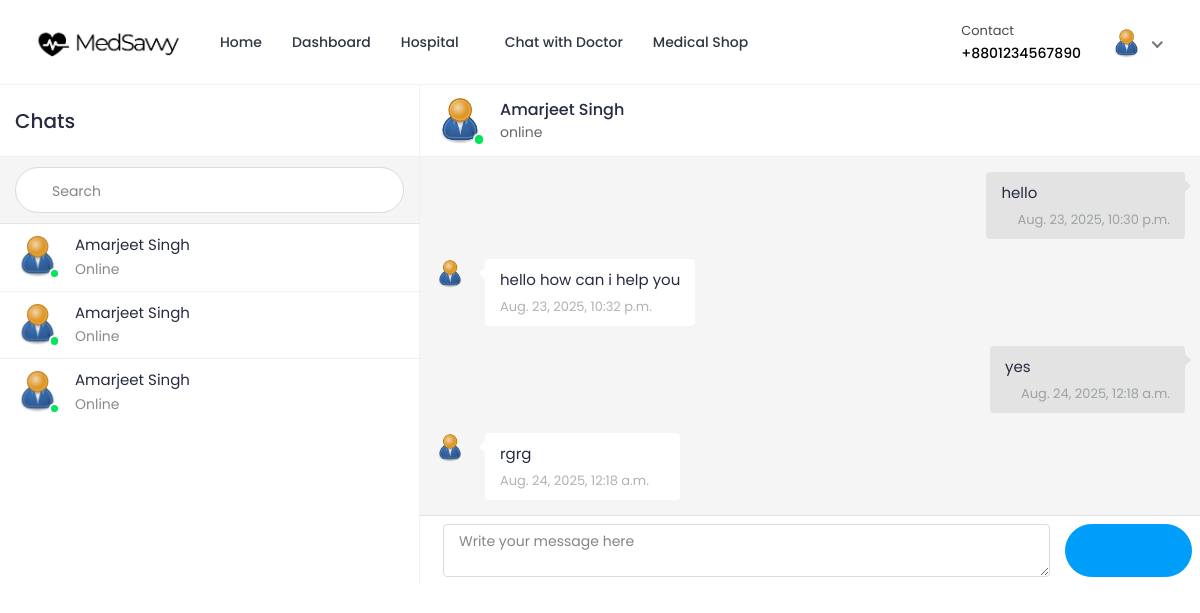
Screenshot of /chat/home/23/?u=24 (signed in) with the database file from the repository.
### hospital/models.py (models this page shows, shortened)
class Patient(models.Model):
    patient_id = models.AutoField(primary_key=True)
    user = models.OneToOneField(User, on_delete=models.CASCADE, null=True, blank=True, related_name='patient')
    name = models.CharField(max_length=200, null=True, blank=True)
    username = models.CharField(max_length=200, null=True, blank=True)
    age = models.IntegerField(null=True, blank=True)
    email = models.EmailField(max_length=200, null=True, blank=True)
    phone_number = models.IntegerField(null=True, blank=True)
    address = models.CharField(max_length=200, null=True, blank=True)
    featured_image = models.ImageField(upload_to='patients/', default='patients/user-default.png', null=True, blank=True)
    blood_group = models.CharField(max_length=200, null=True, blank=True)
    history = models.CharField(max_length=200, null=True, blank=True)
    dob = models.CharField(max_length=200, null=True, blank=True)
    nid = models.CharField(max_length=200, null=True, blank=True)
    serial_number = models.CharField(max_length=200, null=True, blank=True)
    login_status = models.CharField(max_length=200, null=True, blank=True, default="offline")

### doctor/models.py (models this page shows, shortened)
class Doctor_Information(models.Model):
    DOCTOR_TYPE = (
        ('Cardiologists', 'Cardiologists'),
        ('Neurologists', 'Neurologists'),
        ('Pediatricians', 'Pediatricians'),
        ('Physiatrists', 'Physiatrists'),
        ('Dermatologists', 'Dermatologists'),
    )
    doctor_id = models.AutoField(primary_key=True)
    user = models.OneToOneField(User, on_delete=models.CASCADE, null=True, blank=True, related_name='profile')
    name = models.CharField(max_length=200, null=True, blank=True)
    username = models.CharField(max_length=200, null=True, blank=True)
    gender = models.CharField(max_length=200, null=True, blank=True)
    description = models.TextField(max_length=1000, null=True, blank=True)
    department = models.CharField(max_length=200, choices=DOCTOR_TYPE, null=True, blank=True)
    department_name = models.ForeignKey(hospital_department, on_delete=models.SET_NULL, null=True, blank=True)
    specialization = models.ForeignKey(specialization, on_delete=models.SET_NULL, null=True, blank=True)
    featured_image = models.ImageField(upload_to='doctors/', default='doctors/user-default.png', null=True, blank=True)
    certificate_image = models.ImageField(upload_to='doctors_certificate/', default='doctors_certificate/default.png', null=True, blank=True)
    email = models.EmailField(max_length=200, null=True, blank=True)
    phone_number = models.CharField(max_length=200, null=True, blank=True)
    nid = models.CharField(max_length=200, null=True, blank=True)
    visiting_hour = models.CharField(max_length=200, null=True, blank=True)
    consultation_fee = models.IntegerField(null=True, blank=True)
    report_fee = models.IntegerField(null=True, blank=True)
    dob = models.CharField(max_length=200, null=True, blank=True)
    institute = models.CharField(max_length=200, null=True, blank=True)
    degree = models.CharField(max_length=200, null=True, blank=True)
    completion_year = models.CharField(max_length=200, null=True, blank=True)
    work_place = models.CharField(max_length=200, null=True, blank=True)
    designation = models.CharField(max_length=200, null=True, blank=True)
    start_year = models.CharField(max_length=200, null=True, blank=True)
    end_year = models.CharField(max_length=200, null=True, blank=True)
    register_status =  models.CharField(max_length=200, null=True, blank=True)
    hospital_name = models.ForeignKey(Hospital_Information, on_delete=models.SET_NULL, null=True, blank=True)

### ChatApp/models.py (models this page shows, shortened)
class chatMessages(models.Model):
    user_from = models.ForeignKey(User, on_delete=models.CASCADE, related_name="+")
    user_to = models.ForeignKey(User, on_delete=models.CASCADE, related_name="+")
    message = models.TextField()
    date_created = models.DateTimeField(default=timezone.now)

### ChatApp/views.py (the view, shortened to what this page needs)
# urls.py: path('', views.home, name='chat-home'),
@csrf_exempt
@login_required(login_url='login')
@cache_control(no_cache=True, must_revalidate=True, no_store=True)
def home(request,pk):
    if request.user.is_patient:
            User = get_user_model()
            users = User.objects.all()
            patients = Patient.objects.get(user_id=pk)
            appointments = Appointment.objects.filter(patient=patients).filter(appointment_status='confirmed')
            doctor= Doctor_Information.objects.filter(appointment__in=appointments)
            chats = {}
            if request.method == 'GET' and 'u' in request.GET:
                chats = chatMessages.objects.filter(Q(user_from=request.user.id, user_to=request.GET['u']) | Q(user_from=request.GET['u'], user_to=request.user.id))
                chats = chats.order_by('date_created')
                doc = Doctor_Information.objects.get(user_id=request.GET['u'])
                context = {
                "page":"home",
                "users":users,
                "chats":chats,
                "patient":patients,
                "doctor":doctor,
                "doc":doc,
                "app":appointments,
                "chat_id": int(request.GET['u'] if request.method == 'GET' and 'u' in request.GET else 0)
            }
            print(request.GET['u'] if request.method == 'GET' and 'u' in request.GET else 0)
            return render(request,"chat.html",context)

### templates/chat.html (shortened to what this page needs)
{% load static %}
{%load tz%}
<!DOCTYPE html>
<html lang="en">
<head>
		<link rel="stylesheet" href="{% static 'MedSavvy-System/css/Normal/bootstrap.min.css' %}">
		<link rel="stylesheet" href="{% static 'MedSavvy-System/plugins/Normal/fontawesome/css/fontawesome.min.css' %}">
		<link rel="stylesheet" href="{% static 'MedSavvy-System/plugins/Normal/fontawesome/css/all.min.css' %}">
		<link rel="stylesheet" href="{% static 'MedSavvy-System/css/Normal/style.css' %}">
		<link rel="stylesheet" href="{% static 'MedSavvy-System/plugins/Normal/fancybox/jquery.fancybox.min.css'%}">
	</head>
	<body class="chat-page">
		<div class="main-wrapper">
			<header class="header">{% include 'patient_navbar.html' %}</header>
			<div class="content">
				<div class="container-fluid">
					<div class="row">
						<div class="col-xl-12">
							<div class="chat-window">
								<div class="chat-cont-left">
									<div class="chat-header">
										<span>Chats</span>
									</div>
									<form class="chat-search" method="GET" action = "{% url 'chat-home' pk=user.id %}">
										<div class="input-group">
											<div class="input-group-prepend">
											</div>
											<input type="text" class="form-control" placeholder="Search" name="search">
										</div>
									</form>
									<div class="chat-users-list">
										<div class="chat-scroll">
										{% for d in doctor %}
										{% if not d.id == 1 and not d.id == user.id %}
											<a href="{% url 'chat-home' pk=user.id %}?u={{d.user.id}}" class="media">
												<div class="media-img-wrap">
													{%if d.user.login_status%}
													<div class="avatar avatar-online">
														<img src="{{ d.featured_image.url }}" alt="User Image" class="avatar-img rounded-circle">
													</div>
													{%else%}
													<div class="avatar avatar-away">
														<img src="{{ d.featured_image.url }}" alt="User Image" class="avatar-img rounded-circle">
													</div>
													{%endif%}
												</div>
												<div class="media-body">
													<div>
														<div class="user-name">{{d.name}}</div>
														{%if d.user.login_status%}
														<div class="user-last-chat">Online</div>
														{%else%}
														<div class="user-last-chat">Offline</div>
														{%endif%}
													</div>
												</div>
											</a>
										{%endif%}
										{% endfor %}
										</div>
									</div>
								</div>
								<div class="chat-cont-right">
									<div class="chat-header">
										<div class="media">
											<div class="media-img-wrap">
												<div class="avatar avatar-online">
													<img src="{{patient.featured_image.url}}" alt="User Image" class="avatar-img rounded-circle">
												</div>
											</div>
											<div class="media-body">
												<div class="user-name">{{patient.name}}</div>
												<div class="user-status">online</div>
											</div>
										</div>
									</div>
									{% if not chat_id > 0 %}
										<div class="d-flex flex-column justify-content-center align-items-center" style="height: 650px;">
											<h3>Start Chat now</h3>
											<p><small class="text-muted">Please select a person to chat with.</small></p>
										</div>
									{% else %}
									<div class="chat-body">
										<div class="chat-scroll chat-box">
											<ul class="list-unstyled">
												{% for chat in chats %}
												{% if chat.user_from == user %}
												<li class="media sent">
													<div class="media-body">
														<div class="msg-box">
															<div class="chat-bubble" data-id="{{chat.id}}">
																<p>{{chat.message}}</p>
																<ul class="chat-msg-info">
																	<li>
																		<div class="chat-time">
																			<span>{{chat.date_created|localtime}}</span>
																		</div>
																	</li>
																</ul>
															</div>
														</div>
													</div>
												</li>
												{% else %}
												<li class="media received">
													<div class="avatar">
														<img src="{{ doc.featured_image.url }}" alt="User Image" class="avatar-img rounded-circle">
													</div>
													<div class="media-body">
														<div class="msg-box">
															<div class="chat-bubble" data-id="{{chat.id}}">
																<p>{{chat.message}}</p>
																<ul class="chat-msg-info">
																	<li>
																		<div class="chat-time">
																			<span>{{chat.date_created|localtime}}</span>
																		</div>
																	</li>
																</ul>
															</div>
														</div>
													</div>
												</li>
												{% endif %}
												{% endfor %}
											</ul>
										</div>
									</div>
									<div class="chat-box-form border-top p-2" style="height: 70px;">
										<div class="w-100 h-100">
											<form action="" id="chat-submit" class="h-100 d-flex ">
												<div class="col-md-10 h-100">
													<textarea name="message" id="" class="h-100 w-100 form-control" placeholder="Write your message here"></textarea>
												</div>
												<button class="button btn btn-rounded btn-info h-100 w-100 justify-content-center align-items-center d-flex"><i class="fab fa-telegram-plane"></i></button>
											</form>
										</div>
									</div>
									{% endif %}
								</div>
							</div>
						</div>
					</div>
				</div>
			</div>
	</body>
</html>

### templates/patient_navbar.html (shortened to what this page needs)
{% load static %}
<nav class="navbar navbar-expand-lg header-nav">
  <div class="navbar-header">
    <a href="{% url 'hospital_home'%}" class="navbar-brand logo">
      <img
        src="{% static 'MedSavvy-System/images/Normal/logo.jpg' %}"
        class="img-fluid"
        alt="Logo"
      />
    </a>
  </div>
  <div class="main-menu-wrapper">
    <ul class="main-nav">
      <li>
        <a href="{% url 'hospital_home'%}">Home</a>
      </li>
      <li>
        <a href="{% url 'patient-dashboard' %}">Dashboard</a>
      </li>
      <li class="has-submenu">
        <a href="#">Hospital <i class="fas fa-chevron-down"></i></a>
      </li>
      {% if user.is_authenticated and user.is_patient %}
      <li>
        <a href="{% url 'chat-home' pk=user.id %}">Chat with Doctor</a>
      </li>
      {% endif %}
      <li>
        <a href="{% url 'pharmacy_shop' %}">Medical Shop</a>
      </li>
    </ul>
  </div>
  <ul class="nav header-navbar-rht">
    <li class="nav-item contact-item">
      <div class="header-contact-img">
        <i class="far fa-hospital"></i>
      </div>
      <div class="header-contact-detail">
        <p class="contact-header">Contact</p>
        <p class="contact-info-header">+880{{patient.phone_number}}</p>
      </div>
    </li>
    <li class="nav-item dropdown has-arrow logged-item">
      <a href="#" class="dropdown-toggle nav-link" data-toggle="dropdown">
        <span class="user-img">
          <img
            class="rounded-circle"
            src="{{patient.featured_image.url}}"
            width="31"
            alt="Richard Wilson"
          />
        </span>
      </a>
    </li>
  </ul>
</nav>

### rows the page displays
Patient: phone_number "1234567890", featured_image (placeholder picture), name "Amarjeet Singh"
Doctor_Information: featured_image (placeholder picture), name "Amarjeet Singh", shows "Online"
chatMessages: message "hello", date_created "Aug. 23, 2025, 10:30 p.m."
chatMessages: featured_image (placeholder picture), message "hello how can i help you", date_created "Aug. 23, 2025, 10:32 p.m."
chatMessages: message "yes", date_created "Aug. 24, 2025, 12:18 a.m."
chatMessages: featured_image (placeholder picture), message "rgrg", date_created "Aug. 24, 2025, 12:18 a.m."
